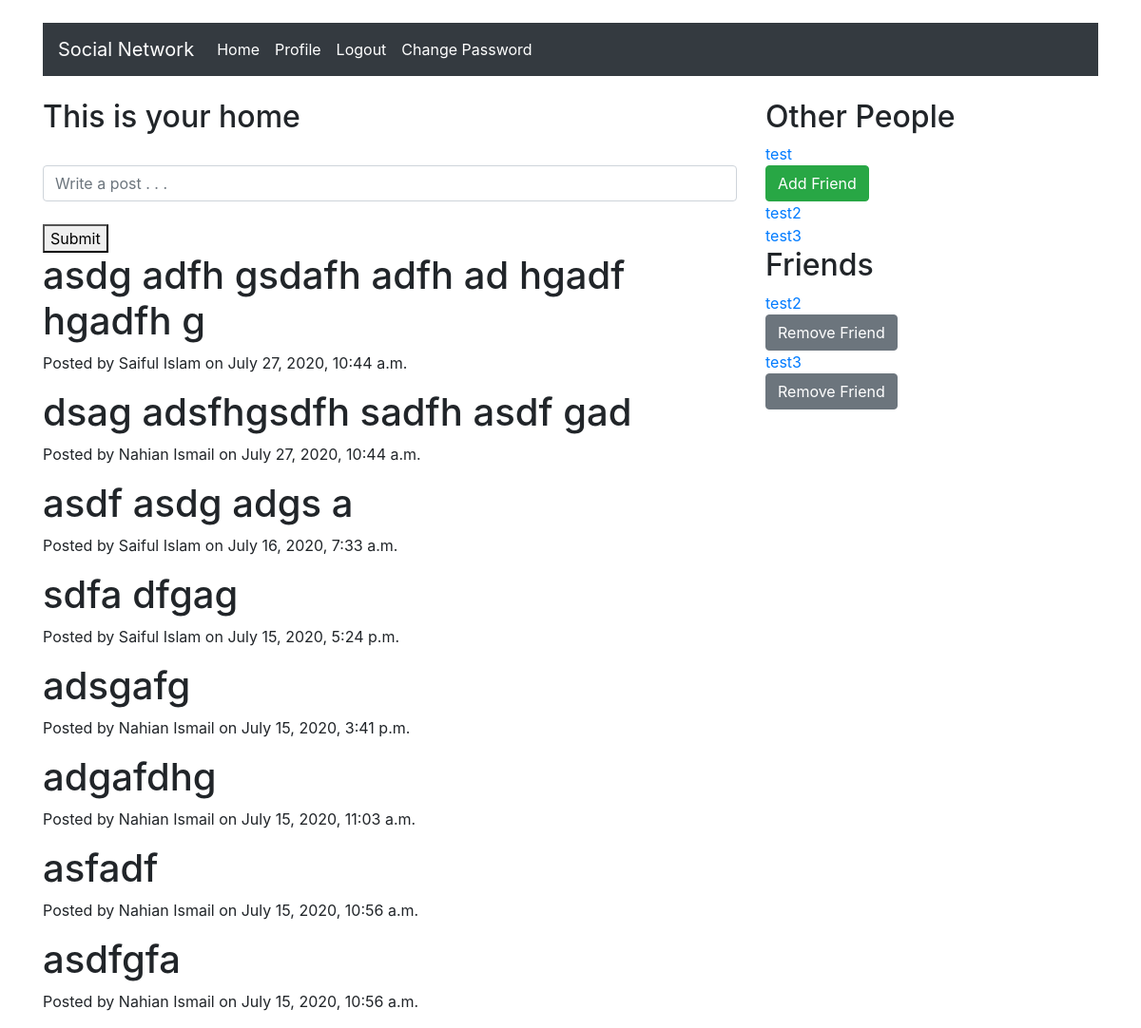
The app's page /home/ (signed in) with its own data.
### home/models.py (models this page shows)
class Post(models.Model):
    post = models.CharField(max_length=200)
    user = models.ForeignKey(User, on_delete=models.DO_NOTHING)
    created = models.DateTimeField(auto_now_add=True)
    updated = models.DateTimeField(auto_now=True)

### home/views.py (the view, shortened to what this page needs)
# urls.py: path('', HomeView.as_view(), name='home'),
class HomeView(TemplateView):
    template_name = 'home.html'
    def get(self, request):
        form = HomeForm()
        posts = Post.objects.all().order_by('-created')
        users = User.objects.exclude(pk=request.user.pk)
        try:
            friend = Friend.objects.get(current_user=request.user)
            friends = friend.users.all()
        except Friend.DoesNotExist:
            friends = None
        args = {'form': form, 'posts': posts, 'users': users, 'friends': friends}
        return render(request, self.template_name, args)

### home/forms.py
class HomeForm(forms.ModelForm):
    post = forms.CharField(widget=forms.TextInput(
        attrs={
            'class': 'form-control',
            'placeholder': 'Write a post . . .'
        }
    ))
    class Meta:
        model = Post
        fields = ('post',)

### home/templates/home.html (shortened to what this page needs)
{% extends 'base.html' %}
{% block body %}
<div class="row">
    <div class="col-md-8">
        <h2>This is your home</h2>
        <br>
        <form method="post">
            {{ form.post }}
            <br>
            <button type="submit">Submit</button>
        </form>
        {% for post in posts %}
        <h1>{{post.post}}</h1>
        <p>Posted by {{ post.user.get_full_name }} on {{post.created}}</p>
        {% endfor %}
    </div>
    <div class="col-md-4">
        <h2>Other People</h2>
        {% for user in users %}
            <a href="{% url 'account:profile_with_pk' pk=user.pk %}">
                {{ user.username }}<br>
            </a>
        {% if user not in friends %}
            <a href="{% url 'home:change_friend' operation='add' pk=user.pk %}">
                <button type="button" class="btn btn-success">Add Friend</button>
            </a>
            <br>
        {% endif %}
        {% endfor %}
        <h2>Friends</h2>
        {% for friend in friends %}
        <a href="{% url 'account:profile_with_pk' pk=friend.pk %}">
            {{ friend.username }}<br>
        </a>
        <a href="{% url 'home:change_friend' operation='remove' pk=friend.pk %}">
            <button type="button" class="btn btn-secondary">Remove Friend</button>
        </a>
        <br>
        {% endfor %}
    </div>
</div>
{% endblock %}

### records on screen
Post: post "asdg adfh gsdafh adfh ad hgadf hgadfh g", user.get_full_name "Saiful Islam", created "July 27, 2020, 10:44 a.m."
Post: post "dsag adsfhgsdfh sadfh asdf gad", user.get_full_name "Nahian Ismail", created "July 27, 2020, 10:44 a.m."
Post: post "asdf asdg adgs a", user.get_full_name "Saiful Islam", created "July 16, 2020, 7:33 a.m."
Post: post "sdfa dfgag", user.get_full_name "Saiful Islam", created "July 15, 2020, 5:24 p.m."
Post: post "adsgafg", user.get_full_name "Nahian Ismail", created "July 15, 2020, 3:41 p.m."
Post: post "adgafdhg", user.get_full_name "Nahian Ismail", created "July 15, 2020, 11:03 a.m."
Post: post "asfadf", user.get_full_name "Nahian Ismail", created "July 15, 2020, 10:56 a.m."
Post: post "asdfgfa", user.get_full_name "Nahian Ismail", created "July 15, 2020, 10:56 a.m."

### other values on screen
{{ user.username }} "test"
{{ user.username }} "test2"
{{ user.username }} "test3"
{{ friend.username }} "test2"
{{ friend.username }} "test3"
